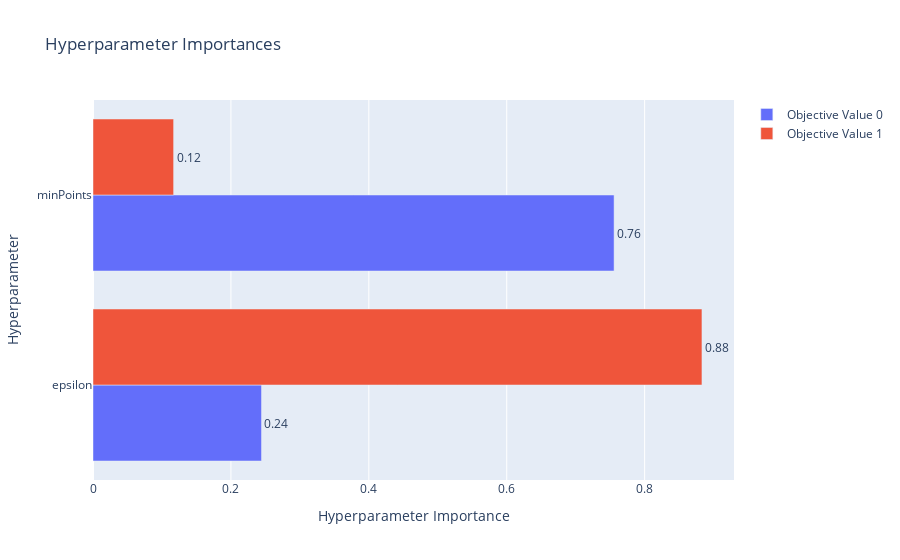

The cell this chart's notebook holds for it:
### Code cell
optuna.visualization.plot_param_importances(study)

### Figure 1 — Plotly figure (JSON) as saved in the notebook; plotly's stock layout.template omitted (floating-point values rounded to 4 significant figures)
{"data": [{"cliponaxis": false, "hovertemplate": ["epsilon (FloatDistribution): 0.24432885939225255<extra></extra>", "minPoints (IntDistribution): 0.7556711406077474<extra></extra>"], "name": "Objective Value 0", "orientation": "h", "text": ["0.24", "0.76"], "textposition": "outside", "type": "bar", "x": [0.2443, 0.7557], "y": ["epsilon", "minPoints"]}, {"cliponaxis": false, "hovertemplate": ["minPoints (IntDistribution): 0.11690686421651404<extra></extra>", "epsilon (FloatDistribution): 0.8830931357834859<extra></extra>"], "name": "Objective Value 1", "orientation": "h", "text": ["0.12", "0.88"], "textposition": "outside", "type": "bar", "x": [0.1169, 0.8831], "y": ["minPoints", "epsilon"]}], "layout": {"title": {"text": "Hyperparameter Importances"}, "xaxis": {"title": {"text": "Hyperparameter Importance"}}, "yaxis": {"title": {"text": "Hyperparameter"}}}}
